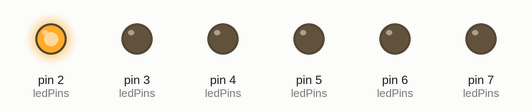
This sketch was run on a simulated Arduino Uno, built with avr-gcc and run on an emulated ATmega328P. Shown: output pins drawn as LEDs (lit = HIGH).

Above: at 0.05 s.
At 0.35 s:
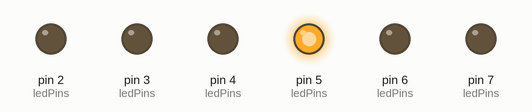
At 0.95 s:
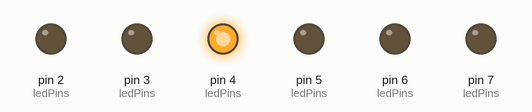
At 1.35 s:
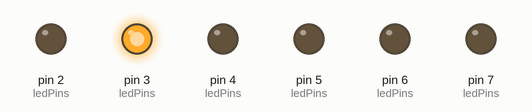
At 1.8 s:
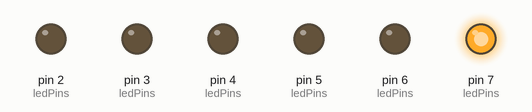
At 2.85 s:
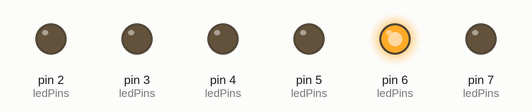
Timing chart, 0 to 3.1 s (numbered marks = the images above):
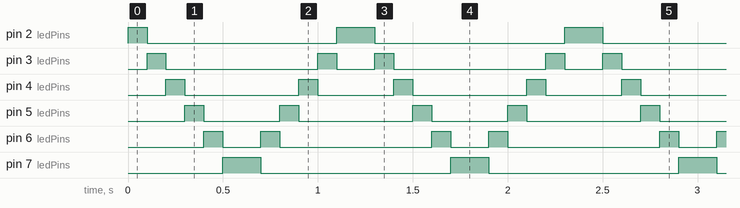

Measured:
- by itself, pin 2 (ledPins): repeats every 1.2 s: LOW 1.0 s, HIGH 0.20 s
- by itself, pin 3 (ledPins): repeats every 1.2 s: LOW 0.80 s, HIGH 0.10 s, LOW 0.20 s, HIGH 0.10 s
- by itself, pin 4 (ledPins): repeats every 1.2 s: LOW 0.60 s, HIGH 0.10 s, LOW 0.40 s, HIGH 0.10 s
- by itself, pin 5 (ledPins): repeats every 1.2 s: LOW 0.40 s, HIGH 0.10 s, LOW 0.60 s, HIGH 0.10 s
- by itself, pin 6 (ledPins): repeats every 1.2 s: LOW 0.20 s, HIGH 0.10 s, LOW 0.80 s, HIGH 0.10 s
- by itself, pin 7 (ledPins): alternates HIGH for 0.20 s and LOW for 1.0 s

The sketch:

modul1_perulangan.ino
```cpp
const int ledPins[] = {2, 3, 4, 5, 6, 7};
int timeDelay = 1000;

int timer = 100;
// delay. Semakin tinggi angkanya, semakin lambat waktunya.
void setup() {
  // gunakan loop for untuk menginisialisasi setiap pin sebagai output:
  for (int ledPin = 2; ledPin < 8; ledPin++) {
    pinMode(ledPin, OUTPUT);
  }
}
void loop() {
  // looping dari pin rendah ke tinggi
  for (int ledPin = 2; ledPin < 8; ledPin++) {
    // hidupkan LED pin nya:
    digitalWrite(ledPin, HIGH);
    delay(timer);
    // matikan pin LED nya:
    digitalWrite(ledPin, LOW);
  }
  // looping dari pin yang tinggi ke yang rendah
  for (int ledPin = 7; ledPin >= 2; ledPin--) {
    // menghidupkan pin:
    digitalWrite(ledPin, HIGH);
    delay(timer);
    // mematikan pin:
    digitalWrite(ledPin, LOW);
  }
} 
```
